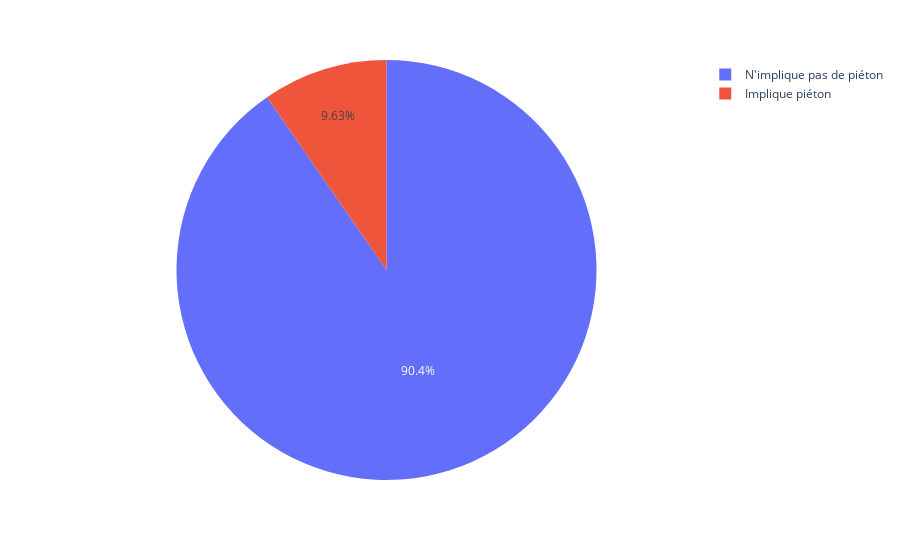

The code cell stored with this chart in its notebook:
### Code cell
val = [len(df_2[df_2.pieton == 1]), len(df_2[df_2.pieton == 0])]
labels = ['Implique piéton', 'N\'implique pas de piéton']
px.pie(values=val, names=labels)

### Figure 1 — Plotly figure (JSON) as saved in the notebook; plotly's stock layout.template omitted (floating-point values rounded to 4 significant figures)
{"data": [{"domain": {"x": [0, 1], "y": [0, 1]}, "hovertemplate": "label=%{label}<br>value=%{value}<extra></extra>", "labels": ["Implique piéton", "N'implique pas de piéton"], "legendgroup": "", "name": "", "showlegend": true, "type": "pie", "values": [8921, 83693]}], "layout": {"legend": {"tracegroupgap": 0}, "margin": {"t": 60}}}
